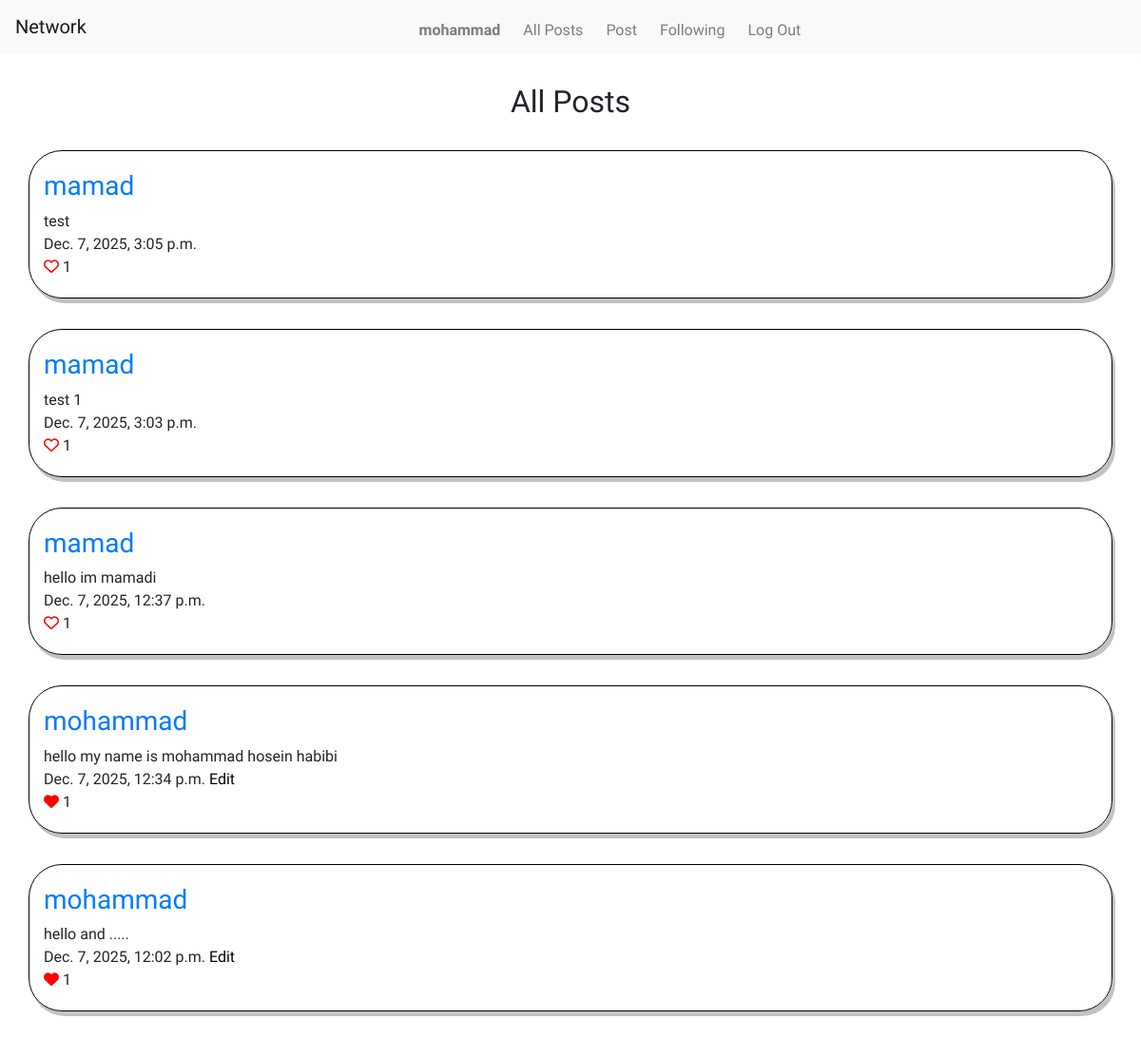
/ (signed in), run on the app's committed database.
### network/models.py (models this page shows, shortened)
class User(AbstractUser):
    pass

class Post(models.Model):
    user = models.ForeignKey("User", on_delete=models.CASCADE, related_name="posts")
    message = models.TextField(max_length=POST_MAX_LENGTH, blank=False)
    likes = models.ManyToManyField("User", blank=True, related_name="likes")
    created_on = models.DateTimeField(auto_now_add=True)
    modified_on = models.DateField(auto_now=True)
    @property
    def like_count(self):
        return self.likes.count()

### network/views.py (the view)
# urls.py: path("", views.index, name="index"),
def index(request):
    post_objects = Post.objects.all().order_by("-created_on")
    paginator = Paginator(post_objects, 10)
    page_number = request.GET.get("page", 1)
    posts = paginator.get_page(page_number)
    return render(
        request,
        "network/index.html",
        {
            "posts": posts,
            "num_page_range": range(posts.paginator.num_pages),
            "current_page": page_number,
            "post_max_length": POST_MAX_LENGTH,
        },
    )

### network/templates/network/index.html (shortened to what this page needs)
{% extends "network/posts_layout.html" %}
{% load static %}
{% block details %}
    <h2 class="title">All Posts</h2>
{% endblock %}

### network/templates/network/posts_layout.html (shortened to what this page needs)
{% extends "network/layout.html" %}
{% block body %}
{% block details %}
{% endblock details %}
    {% if posts %}
    {% for post in posts %}
        <div class="container" data-post_container_id="{{ post.id }}">
            <div class="row post-row">
                <h3><a href="{% url 'get_user' post.user.id %}">{{ post.user.username }}</a></h3>
            </div>
            <div class="row post-row">
                <div data-message="{{ post.id }}">{{ post.message }}</div>
            </div>
            <div class="row post-row">
                <div>{{ post.created_on }}
                    {% if post.user.id == request.user.id %}
                        <a class="edit_post" id="edit_post_{{ post.id }}" data-editid="{{ post.id }}" href="#edit_post_{{ post.id }}">Edit</a>
                    {% endif %}
                </div>
            </div>
            <div class="row post-row">
                <div style="display: inline;">
                    {% if request.user.is_authenticated %}
                        {% if request.user in post.likes.all %}
                            <i data-id="{{ post.id }}" class="fas fa-heart" style="color: red;"></i>
                        {% else %}
                            <i data-id="{{ post.id }}" class="far fa-heart" style="color: red;"></i>
                        {% endif %}
                    {% else %}
                        <a href="{% url 'login' %}"><i class="far fa-heart" style="color: red;"></i></a>
                    {% endif %}
                    <div class="like-count" data-id="{{ post.id }}" style="display: inline;">{{ post.like_count }}</div>
                </div>
            </div>
        </div>
    {% endfor %}
    {% endif %}
{% endblock body %}

### network/templates/network/layout.html (shortened to what this page needs)
{% load static %}
<!DOCTYPE html>
<html lang="en">
    <head>
        <link rel="stylesheet" href="https://stackpath.bootstrapcdn.com/bootstrap/4.4.1/css/bootstrap.min.css">
        <link href="{% static 'network/styles.css' %}" rel="stylesheet">
    </head>
    <body>
        <nav class="navbar navbar-expand-lg navbar-light bg-light">
            <a class="navbar-brand" href="{% url 'index' %}">Network</a>
            <div class="nav">
              <ul class="navbar-nav mr-auto">
                {% if request.user.is_authenticated %}
                    <li class="nav-item">
                        <a class="nav-link" href="{% url 'get_user' request.user.id %}""><strong>{{ request.user.username }}</strong></a>
                    </li>
                {% endif %}
                <li class="nav-item">
                  <a class="nav-link" href="{% url 'index' %}">All Posts</a>
                </li>
                {% if request.user.is_authenticated %}
                    <li class="nav-item">
                        <a class="nav-link" href="{% url 'post' %}">Post</a>
                    </li>
                    <li class="nav-item">
                        <a class="nav-link" href="{% url 'following' %}">Following</a>
                    </li>
                    <li class="nav-item">
                        <a class="nav-link" href="{% url 'logout' %}">Log Out</a>
                    </li>
                {% endif %}
              </ul>
            </div>
          </nav>
        <div class="body">
            {% block body %}
            {% endblock body %}
        </div>
    </body>
</html>

### network/static/network/styles.css (style rules this page uses)
* { font-family: "Bitcount Prop Single", system-ui; }
body { text-align: center; margin-right: auto; margin-left: auto; }
.nav { text-align: center; margin-right: auto; margin-left: auto; display: flex; height: 2rem; }
.nav-link { color: black; margin-right: 0.5rem; transition: 0.5s ease; }
.title { text-align: center; margin-top: 2rem; margin-bottom: 2rem; }
.post-row { padding-left: 10px; padding-right: 10px; }
.container { box-shadow: 3px 5px #0000003d; border-radius: 35px; border: 1px solid #000; padding: 20px; transition: 0.5s ease; margin-bottom: 2rem; }
.edit_post { color: #000; }

### data on the page
User: user.username "mohammad"
Post: user.username "mamad", message "test", created_on "Dec. 7, 2025, 3:05 p.m.", like_count "1"
Post: user.username "mamad", message "test 1", created_on "Dec. 7, 2025, 3:03 p.m.", like_count "1"
Post: user.username "mamad", message "hello im mamadi", created_on "Dec. 7, 2025, 12:37 p.m.", like_count "1"
Post: user.username "mohammad", message "hello my name is mohammad hosein habibi", created_on "Dec. 7, 2025, 12:34 p.m.", like_count "1"
Post: user.username "mohammad", message "hello and .....", created_on "Dec. 7, 2025, 12:02 p.m.", like_count "1"
